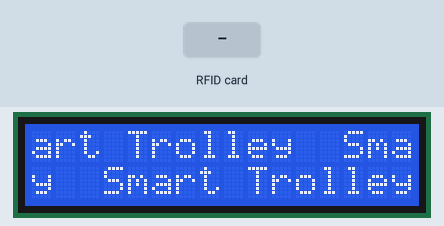
A sketch run on a simulated Arduino Uno, built with avr-gcc and run on an emulated ATmega328P. Shown: 16×2 character LCD. The test bench sets the inputs (shaded band).

Above: at 1.3 s.
1.4 s: RFID card F1 3C FF 19 held to the reader
At 4.2 s:
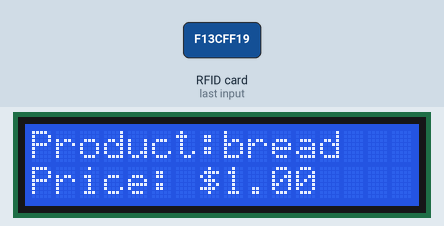
4.4 s: RFID card 5E 7A 19 C4 held to the reader
At 7.2 s:
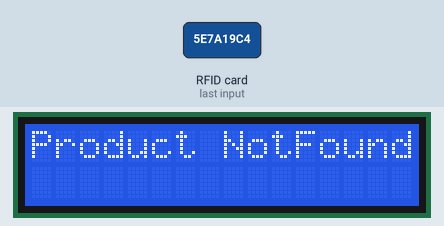
7.4 s: RFID card 53 9B 6E 18 held to the reader
At 11.0 s:
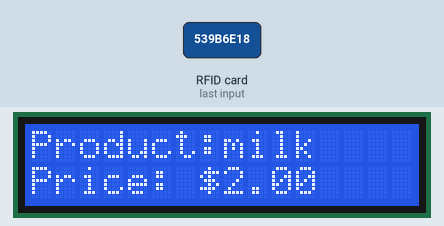

Measured:
- after the input at 1.4 s, the display: first differs from a run without the input at once (image 1 shows a later state)
- after the input at 4.4 s, the display: first changes after 1.0 s (image 2 shows a later state)
- after the input at 7.4 s, the display: first changes after 1.1 s (image 3 shows a later state)

The sketch:

smart_trolley.ino
```cpp
#include <SPI.h>
#include <MFRC522.h>
#include <LiquidCrystal.h>

#define SS_PIN 10
#define RST_PIN 9
MFRC522 mfrc522(SS_PIN, RST_PIN);

LiquidCrystal lcd(7, 6, 5, 4, 3, 2);

void setup() {
  Serial.begin(9600);
  SPI.begin();
  mfrc522.PCD_Init();
  lcd.begin(16, 2);
  lcd.print("Smart Trolley");
}

void loop() {
  lcd.print("Smart Trolley  ");
  if ( ! mfrc522.PICC_IsNewCardPresent()) {
    return;
  }

  if ( ! mfrc522.PICC_ReadCardSerial()) {
    return;
  }

  lcd.clear();
  lcd.print("RFID Detected");
  delay(1000);

  String cardId = "";

  for (byte i = 0; i < mfrc522.uid.size; i++) {
    cardId.concat(String(mfrc522.uid.uidByte[i] < 0x10 ? "0" : ""));
    cardId.concat(String(mfrc522.uid.uidByte[i], HEX));
  }

  lcd.clear();
  //Serial.write(cardId);

  if (cardId == "f13cff19") { // (card)     replace with your RFID tag ID
    //lcd.print(cardId);
    //delay(1000);
    lcd.print("Product:");
    delay(1000);
    lcd.print("bread");
    lcd.setCursor(0, 1);
    lcd.print("Price: $1.00");
    delay(2000);
  }
  else if (cardId == "539b6e18") { // (keychain)      replace with your RFID tag ID
    lcd.print("Product:");
    delay(1000);
    lcd.print("milk");
    lcd.setCursor(0, 1);
    lcd.print("Price: $2.00");
    delay(2000);
  }
  else {
    //lcd.print(cardId);
    lcd.print("Product NotFound");
    delay(2000);
  }
}
```
